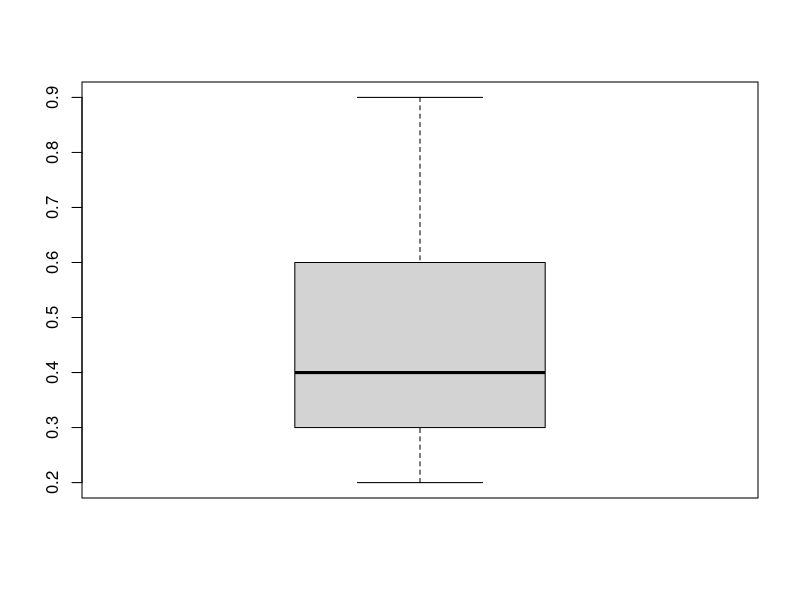
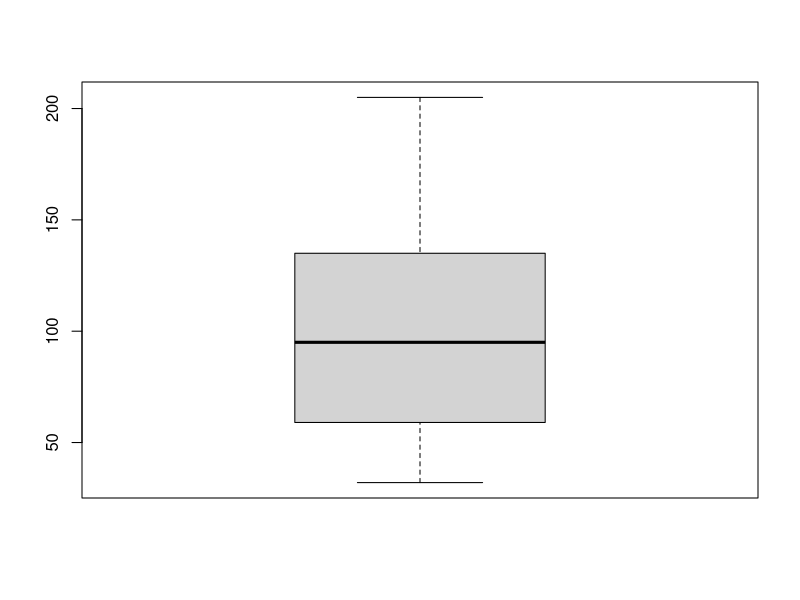
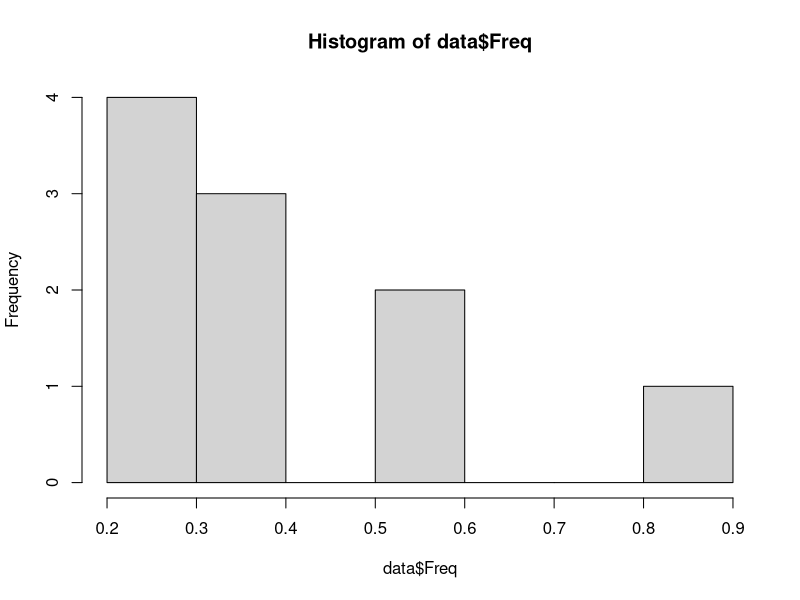
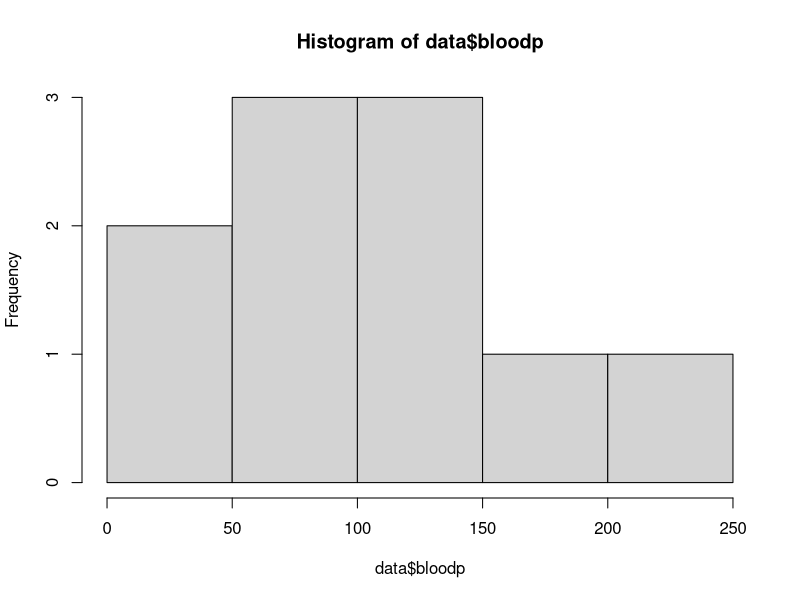

R code for these plots, in order:
# creating the data
data <- data.frame(
  "Freq" = c(0.6, 0.3, 0.4, 0.4, 0.2, 0.6, 0.3, 0.4, 0.9, 0.2),
  "bloodp" = c(103, 87, 32, 42, 59, 109, 78, 205, 135, 176),
  "first" = c(rep("bad", 4), rep("good", 4), NA, "bad"),
  "second" = c(rep("low", 2), rep("high", 2), rep("low", 2), rep("high", 4)),
  "finaldecision" = c("low", "high", "low", "high", "low", "high", "low", "high",
                      "high", "high")
)

# A. Your first assignment: Create a side-by-side boxplot
boxplot(data$Freq)
boxplot(data$bloodp)

# Histogram
hist(data$Freq)
hist(data$bloodp)
